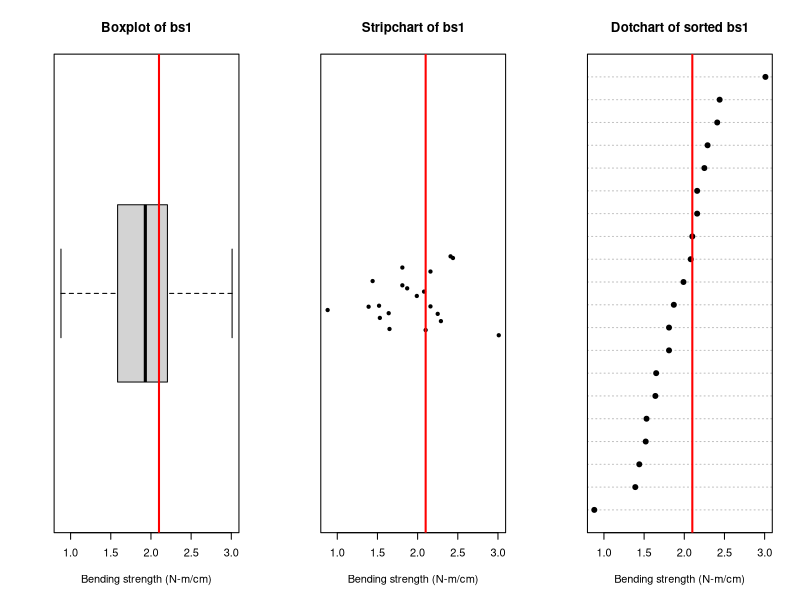
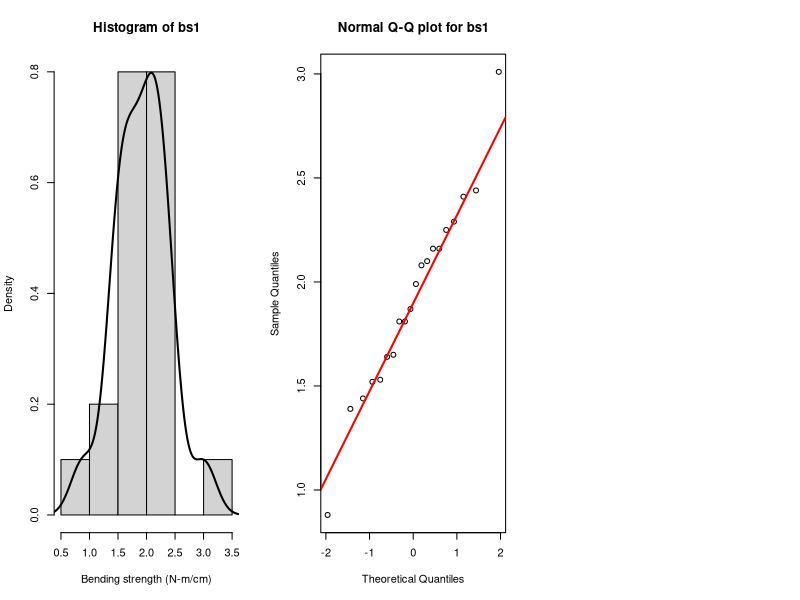

R code for these plots, in order:
## ----------------------------
## Problem 1 — Bending strength
## ----------------------------

## (0) Read data
dat <- read.csv("PS3/PL3_P1.csv", header = TRUE)
str(dat)
bs1 <- dat$bs1
ref <- 2.1
n   <- length(bs1)

## (a) Graphical exploratory analysis
par(mfrow = c(1,3))

# Boxplot with horizontal red line at reference
boxplot(bs1, horizontal = TRUE, main = "Boxplot of bs1",
        xlab = "Bending strength (N-m/cm)")
abline(v = ref, col = "red", lwd = 2)

# Stripchart with vertical red bar at reference
stripchart(bs1, method = "jitter", pch = 19,
           main = "Stripchart of bs1",
           xlab = "Bending strength (N-m/cm)")
abline(v = ref, col = "red", lwd = 2)

# Dotchart using sorted values + red reference line
bs1_sorted <- sort(bs1)
dotchart(bs1_sorted, pch = 19, xlab = "Bending strength (N-m/cm)",
         main = "Dotchart of sorted bs1")
abline(v = ref, col = "red", lwd = 2)

par(mfrow = c(1,1))

## Quick numeric summary for context:
summary(bs1)
mean_bs1 <- mean(bs1); sd_bs1 <- sd(bs1)
cat(sprintf("\nMean = %.3f, SD = %.3f, n = %d\n", mean_bs1, sd_bs1, n))

## (b) Normality checks: histogram/density, QQ plot, Shapiro-Wilk
par(mfrow = c(1,3))

hist(bs1, breaks = "FD", main = "Histogram of bs1",
     xlab = "Bending strength (N-m/cm)", probability = TRUE)
lines(density(bs1), lwd = 2)

qqnorm(bs1, main = "Normal Q-Q plot for bs1")
qqline(bs1, col = "red", lwd = 2)

# Shapiro-Wilk test
par(mfrow = c(1,1))
shapiro_res <- shapiro.test(bs1)
shapiro_res

## (c) Sampling distribution & 98% lower one-sided CI for the mean
## Assumption: bs1 ~ Normal(μ, σ^2)
## Sampling distribution of the standardized mean uses t with df = n-1:
##   ( \bar{X} - μ ) / (S / sqrt(n)) ~ t_{n-1}
alpha <- 0.02               # 98% one-sided lower CI
t_star <- qt(1 - alpha, df = n - 1)
se     <- sd_bs1 / sqrt(n)
lower_98 <- mean_bs1 - t_star * se
cat(sprintf("\n98%% lower one-sided CI for μ: [%.3f, +Inf)\n", lower_98))
cat(sprintf("Reference value %.2f is %s this interval.\n",
            ref, ifelse(ref >= lower_98, "inside", "below")))

## (d) Parametric one-sample t-test (H0: μ = 2.1 vs H1: μ < 2.1)
## Assumptions: i.i.d., approximately normal (or n moderately large).
t_res <- t.test(bs1, mu = ref, alternative = "less")
t_res

## For clarity, extract key pieces:
Tstat <- (mean_bs1 - ref) / se
cat(sprintf("\nOne-sample t-test details:\n  t = %.3f, df = %d, p-value = %.4f\n",
            Tstat, n - 1, t_res$p.value))
cat("Type I error (α): chosen test significance level.\n")
cat("Type II error (β): failing to reject H0 when μ < 2.1; depends on true μ.\n")

## (e) Nonparametric tests
## (1) Wilcoxon signed-rank test against median = 2.1, H1: median < 2.1
## Assumptions: data are symmetric about the median (less strict than normality).
## Note: wilcox.test ignores exact p with ties; that’s fine here.
wilcox_res <- suppressWarnings(wilcox.test(bs1, mu = ref, alternative = "less", exact = FALSE, conf.int = TRUE, conf.level = 0.98))
wilcox_res

## (2) Sign test via binom.test (counts above vs below ref, ignoring ties)
pos <- sum(bs1 > ref)
neg <- sum(bs1 < ref)
ties <- sum(bs1 == ref)
n_eff <- pos + neg
cat(sprintf("\nSign test counts: >ref = %d, <ref = %d, ties = %d, effective n = %d\n", pos, neg, ties, n_eff))
## H0: P(X > ref) = 0.5 vs H1: P(X > ref) < 0.5
sign_res <- binom.test(pos, n_eff, p = 0.5, alternative = "less")
sign_res

## ----------------------------
## Light interpretation helpers
## ----------------------------
cat("\n--- Quick interpretation guide ---\n")
cat("* (a) If many points lie below the red line (2.1), that’s a visual flag.\n")
cat("* (b) If QQ-plot is roughly linear and Shapiro p > 0.05, normality is plausible.\n")
cat("* (c) The 98% lower CI gives a guaranteed lower bound for the mean; if it’s well below 2.1,\n")
cat("      we cannot claim the mean meets the reference at 98% confidence.\n")
cat("* (d) If the one-sided t-test p-value is small (e.g., < 0.05), there’s evidence mean < 2.1.\n")
cat("* (e) Wilcoxon/sign tests check the median and are more robust; compare their p-values with (d).\n")

